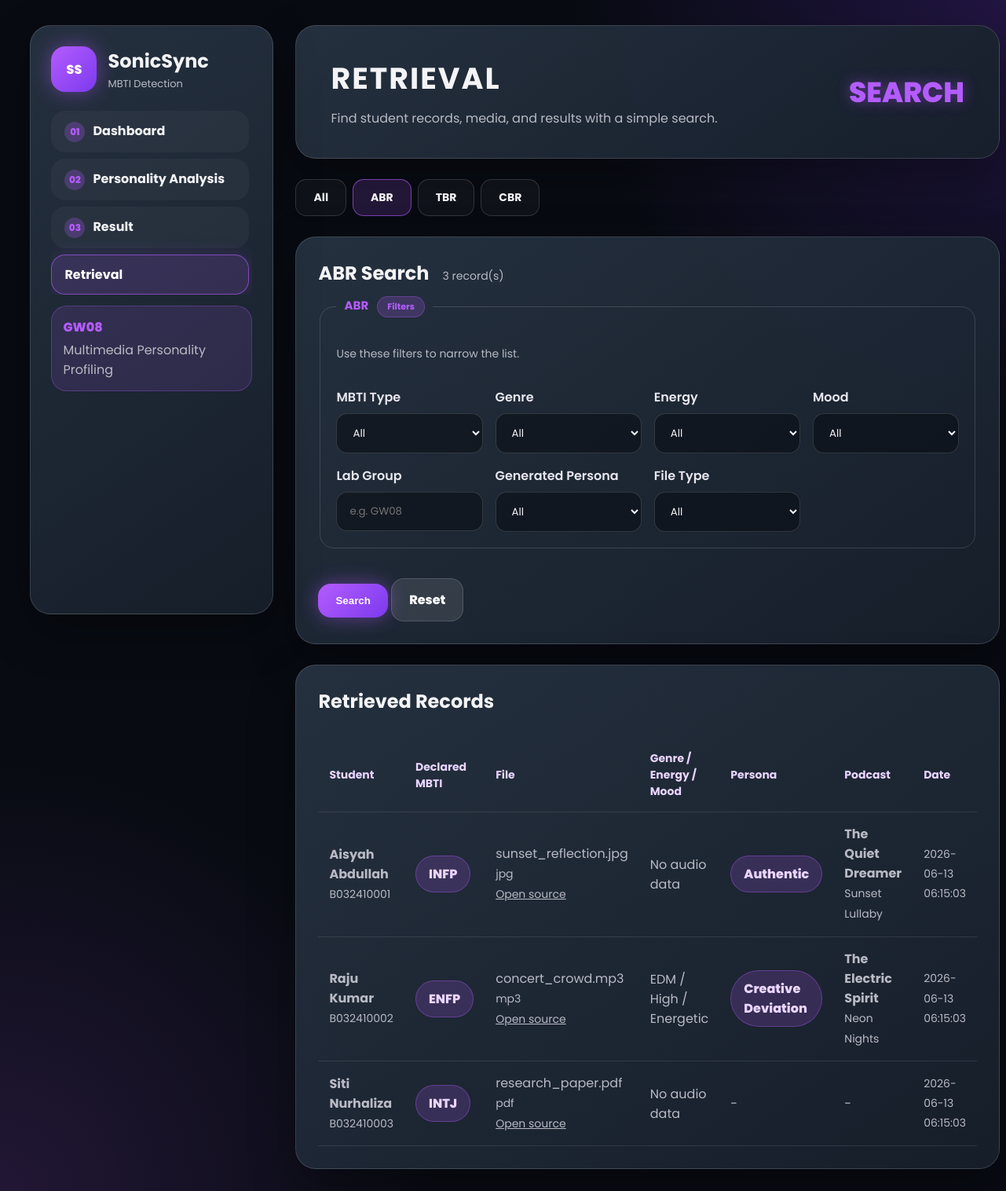
Screenshot of /retrieval.php?mode=abr with the database file from the repository.
### tables this page shows
CREATE TABLE student (
    student_id VARCHAR(50) PRIMARY KEY,
    name VARCHAR(100) NOT NULL,
    matric_no VARCHAR(20) DEFAULT '',
    phone_no VARCHAR(20) DEFAULT '',
    lab_group VARCHAR(50) DEFAULT '',
    mbti_type VARCHAR(10) DEFAULT '',
    life_value TEXT,
    preferred_podcast_tone VARCHAR(50) DEFAULT ''
);

CREATE TABLE multimedia_asset (
    asset_id INT AUTO_INCREMENT PRIMARY KEY,
    student_id VARCHAR(50) NOT NULL,
    file_name VARCHAR(255) NOT NULL,
    file_type VARCHAR(30) NOT NULL,
    file_size INT NOT NULL,
    file_path VARCHAR(255) NOT NULL,
    description TEXT,
    tags VARCHAR(500) DEFAULT '',
    media_category VARCHAR(30) NOT NULL,
    upload_date TIMESTAMP DEFAULT CURRENT_TIMESTAMP,
    FOREIGN KEY (student_id) REFERENCES student(student_id)
);

CREATE TABLE recommendation_result (
    result_id INT AUTO_INCREMENT PRIMARY KEY,
    student_id VARCHAR(50) NOT NULL,
    audio_id INT DEFAULT NULL,
    predicted_mbti VARCHAR(10) DEFAULT '',
    generated_persona VARCHAR(100) DEFAULT '',
    podcast_title VARCHAR(255) DEFAULT '',
    podcast_script TEXT,
    recommended_song VARCHAR(255) DEFAULT '',
    recommended_podcast VARCHAR(255) DEFAULT '',
    generated_date TIMESTAMP DEFAULT CURRENT_TIMESTAMP,
    FOREIGN KEY (student_id) REFERENCES student(student_id),
    FOREIGN KEY (audio_id) REFERENCES audio_metadata(audio_id)
);

CREATE TABLE audio_metadata (
    audio_id INT AUTO_INCREMENT PRIMARY KEY,
    asset_id INT NOT NULL,
    song_title VARCHAR(255) DEFAULT '',
    artist_or_creator VARCHAR(255) DEFAULT '',
    duration INT DEFAULT 0,
    energy_level VARCHAR(20) DEFAULT '',
    mood_type VARCHAR(50) DEFAULT '',
    lyrics_keywords TEXT,
    genre VARCHAR(50) DEFAULT '',
    tempo_bpm DECIMAL(8,2) DEFAULT NULL,
    rms_energy DECIMAL(10,6) DEFAULT NULL,
    spectral_centroid DECIMAL(10,2) DEFAULT NULL,
    zero_crossing_rate DECIMAL(10,6) DEFAULT NULL,
    tempo_category VARCHAR(20) DEFAULT '',
    personality_tendency VARCHAR(100) DEFAULT '',
    audio_features_json TEXT,
    analysis_status VARCHAR(255) DEFAULT '',
    analyzed_at DATETIME DEFAULT NULL,
    FOREIGN KEY (asset_id) REFERENCES multimedia_asset(asset_id)
);

### retrieval.php (the view, shortened to what this page needs)
<?php
include 'includes/db.php';
$mode = $_GET['mode'] ?? 'all';
$lab_group = trim($_GET['lab_group'] ?? '');
$base_sql = "
    SELECT s.student_id, s.name AS student_name, s.matric_no, s.mbti_type AS declared_mbti, s.lab_group,
           ma.asset_id, ma.file_name, ma.file_type, ma.file_size, ma.file_path, ma.description, ma.tags, ma.media_category, ma.upload_date,
           am.audio_id, am.song_title, am.artist_or_creator, am.duration, am.energy_level, am.mood_type, am.lyrics_keywords, am.genre,
           rr.result_id, rr.generated_persona, rr.podcast_title, rr.podcast_script, rr.recommended_song, rr.recommended_podcast, rr.generated_date
    FROM student s
    LEFT JOIN multimedia_asset ma ON s.student_id = ma.student_id
    LEFT JOIN audio_metadata am ON ma.asset_id = am.asset_id
    LEFT JOIN recommendation_result rr ON s.student_id = rr.student_id
";
$count_sql = "
    SELECT COUNT(*) AS total
    FROM student s
    LEFT JOIN multimedia_asset ma ON s.student_id = ma.student_id
    LEFT JOIN audio_metadata am ON ma.asset_id = am.asset_id
    LEFT JOIN recommendation_result rr ON s.student_id = rr.student_id
";
$where_clause = '';
$stmt = $conn->prepare($count_sql . $where_clause);
$stmt->execute();
$total = $stmt->get_result()->fetch_assoc()['total'];
$stmt = $conn->prepare($base_sql . $where_clause . ' ORDER BY s.student_id, ma.upload_date DESC');
$stmt->execute();
$results = $stmt->get_result();
?>
<?php include 'includes/header.php'; ?>
<section class="hero">
    <div>
        <h1>Retrieval</h1>
        <p>Find student records, media, and results with a simple search.</p>
    </div>
    <div class="tag">SEARCH</div>
</section>
<div class="retrieval-tabs">
    <a class="tab <?= $mode === 'all' ? 'active' : '' ?>" href="?mode=all">All</a>
    <a class="tab <?= $mode === 'abr' ? 'active' : '' ?>" href="?mode=abr">ABR</a>
    <a class="tab <?= $mode === 'tbr' ? 'active' : '' ?>" href="?mode=tbr">TBR</a>
    <a class="tab <?= $mode === 'cbr' ? 'active' : '' ?>" href="?mode=cbr">CBR</a>
</div>
<section class="form-card">
    <h2>
        <?= strtoupper($mode === 'all' ? 'All' : $mode) ?> Search
        <?php if ($total): ?><span class="result-count"><?= $total ?> record(s)</span><?php endif; ?>
    </h2>
    <form method="GET">
        <?php if ($mode === 'abr' || $mode === 'all'): ?>
        <fieldset class="retrieval-fieldset">
            <legend>ABR <span class="module-tag abr">Filters</span></legend>
            <p class="small-text">Use these filters to narrow the list.</p>
            <div class="grid-4">
                <div>
                    <label>MBTI Type</label>
                    <select name="mbti_filter">
                        <option value="">All</option>
                    </select>
                </div>
                <div>
                    <label>Genre</label>
                    <select name="genre_filter">
                        <option value="">All</option>
                    </select>
                </div>
                <div>
                    <label>Energy</label>
                    <select name="energy_filter">
                        <option value="">All</option>
                    </select>
                </div>
                <div>
                    <label>Mood</label>
                    <select name="mood_filter">
                        <option value="">All</option>
                    </select>
                </div>
            </div>
            <div class="grid-4">
                <div>
                    <label>Lab Group</label>
                    <input type="text" name="lab_group" value="<?= htmlspecialchars($lab_group) ?>" placeholder="e.g. GW08">
                </div>
                <div>
                    <label>Generated Persona</label>
                    <select name="persona_filter">
                        <option value="">All</option>
                    </select>
                </div>
                <div>
                    <label>File Type</label>
                    <select name="file_type_filter">
                        <option value="">All</option>
                    </select>
                </div>
            </div>
        </fieldset>
        <?php endif; ?>
        <button class="btn" type="submit">Search</button>
        <a class="btn secondary" href="retrieval.php">Reset</a>
    </form>
</section>
<section class="table-card">
    <h2>Retrieved Records</h2>
    <div class="table-wrap">
        <table>
            <tr>
                <th>Student</th>
                <th>Declared MBTI</th>
                <th>File</th>
                <th>Genre / Energy / Mood</th>
                <th>Persona</th>
                <th>Podcast</th>
                <th>Date</th>
            </tr>
            <?php if ($results && $results->num_rows > 0): ?>
                <?php while ($row = $results->fetch_assoc()): ?>
                <tr>
                    <td>
                        <strong><?= htmlspecialchars($row['student_name']) ?></strong><br>
                        <span class="small-text"><?= htmlspecialchars($row['student_id']) ?></span>
                    </td>
                    <td><span class="result-badge"><?= htmlspecialchars($row['declared_mbti'] ?: '-') ?></span></td>
                    <td>
                        <?= htmlspecialchars($row['file_name'] ?: '-') ?><br>
                        <span class="small-text"><?= htmlspecialchars($row['file_type'] ?? '') ?></span>
                        <?php if (!empty($row['file_path'])): ?>
                            <br><a class="small-text" href="<?= htmlspecialchars($row['file_path']) ?>" target="_blank" rel="noopener">Open source</a>
                        <?php endif; ?>
                    </td>
                    <td>
                        <?php if ($row['genre']): ?>
                            <?= htmlspecialchars($row['genre']) ?> /
                            <?= htmlspecialchars($row['energy_level'] ?? '-') ?> /
                            <?= htmlspecialchars($row['mood_type'] ?? '-') ?>
                        <?php else: ?>
                            <span class="muted">No audio data</span>
                        <?php endif; ?>
                    </td>
                    <td>
                        <?php if ($row['generated_persona']): ?>
                            <span class="result-badge"><?= htmlspecialchars($row['generated_persona']) ?></span>
                        <?php else: ?>
                            <span class="muted">-</span>
                        <?php endif; ?>
                    </td>
                    <td>
                        <?php if ($row['podcast_title']): ?>
                            <strong><?= htmlspecialchars($row['podcast_title']) ?></strong><br>
                            <span class="small-text"><?= htmlspecialchars($row['recommended_song'] ?: '') ?></span>
                        <?php else: ?>
                            <span class="muted">-</span>
                        <?php endif; ?>
                    </td>
                    <td class="small-text"><?= htmlspecialchars($row['generated_date'] ?? $row['upload_date'] ?? '') ?></td>
                </tr>
                <?php endwhile; ?>
            <?php else: ?>
                <tr><td colspan="7">No records match the current search.</td></tr>
            <?php endif; ?>
        </table>
    </div>
</section>
<?php include 'includes/footer.php'; ?>

### assets/css/style.css (style rules this page uses)
:root { --bg: #080b12; --panel: #202935; --panel-light: #263241; --border: rgba(255,255,255,0.14); --text: #f4f4f7; --muted: #b9bac4; --purple: #b45cff; --purple-2: #7c3aed; --purple-glow: rgba(180,92,255,0.45); --success: #32d583; --warning: #fdb022; --danger: #f97066; }
* { box-sizing: border-box; }
body { margin: 0; font-family: 'Poppins', Arial, sans-serif; color: var(--text); background: radial-gradient(circle at top right, rgba(124,58,237,0.22), transparent 28%), radial-gradient(circle at bottom left, rgba(180,92,255,0.15), transparent 28%), var(--bg); min-height: 100vh; }
.sidebar, .hero, .card, .table-card, .form-card { background: linear-gradient(145deg, rgba(38,50,65,0.96), rgba(23,31,43,0.96)); border: 1px solid var(--border); border-radius: 26px; box-shadow: 0 22px 60px rgba(0,0,0,0.32); }
.hero { padding: 38px 44px; display: flex; align-items: center; justify-content: space-between; min-height: 155px; }
.hero h1 { margin: 0; font-size: 38px; letter-spacing: 2px; text-transform: uppercase; }
.hero .tag { font-size: 36px; font-weight: 800; color: var(--purple); text-shadow: 0 0 18px var(--purple-glow); }
.hero p { color: var(--muted); margin: 10px 0 0; max-width: 760px; }
.card, .form-card, .table-card { padding: 28px; }
.card h3, .form-card h2, .table-card h2 { margin: 0 0 12px; }
label { display: block; margin: 16px 0 8px; color: #e8e7ef; font-weight: 600; }
input, select, textarea { width: 100%; padding: 14px 16px; border-radius: 14px; border: 1px solid rgba(255,255,255,0.14); background: rgba(8,11,18,0.55); color: var(--text); font-family: inherit; outline: none; }
.btn { display: inline-flex; align-items: center; justify-content: center; gap: 8px; margin-top: 18px; padding: 14px 22px; border: none; border-radius: 16px; background: linear-gradient(135deg, var(--purple), var(--purple-2)); color: white; font-weight: 800; cursor: pointer; text-decoration: none; box-shadow: 0 0 24px var(--purple-glow); }
.btn.secondary { background: rgba(255,255,255,0.1); box-shadow: none; border: 1px solid var(--border); }
.result-badge { display: inline-block; padding: 10px 16px; border-radius: 999px; background: rgba(180,92,255,0.18); color: #ead5ff; border: 1px solid rgba(180,92,255,0.35); font-weight: 800; }
.table-wrap { overflow-x: auto; }
table { width: 100%; border-collapse: collapse; margin-top: 18px; }
th, td { padding: 15px 14px; text-align: left; border-bottom: 1px solid rgba(255,255,255,0.1); }
th { color: #e9d5ff; font-size: 14px; }
td { color: var(--muted); }
.small-text { color: var(--muted); font-size: 14px; line-height: 1.8; }
.retrieval-tabs { display: flex; gap: 8px; }
.retrieval-tabs .tab { padding: 12px 22px; border-radius: 14px; border: 1px solid var(--border); background: rgba(255,255,255,0.035); color: var(--text); text-decoration: none; font-weight: 700; transition: 0.2s; font-size: 14px; }
.retrieval-tabs .tab.active, .retrieval-tabs .tab:hover { border-color: rgba(180,92,255,0.6); background: rgba(180,92,255,0.16); }
.retrieval-fieldset { border: 1px solid var(--border); border-radius: 18px; padding: 20px; margin-bottom: 20px; }
.retrieval-fieldset legend { font-weight: 700; color: var(--purple); padding: 0 10px; font-size: 15px; }
.grid-4 { display: grid; grid-template-columns: repeat(4, 1fr); gap: 16px; }
.result-count { font-size: 14px; color: var(--muted); font-weight: 400; margin-left: 12px; }
.muted { color: var(--muted); }
.module-tag { display: inline-block; padding: 4px 12px; border-radius: 999px; font-size: 11px; font-weight: 700; margin-left: 8px; }
.module-tag.abr { background: rgba(180,92,255,0.2); color: var(--purple); border: 1px solid rgba(180,92,255,0.3); }

### rows the page displays
student: name "Aisyah Abdullah", student_id "B032410001", mbti_type "INFP", multimedia_asset.file_name "sunset_reflection.jpg", multimedia_asset.file_type "jpg", shows "No audio data", recommendation_result.generated_persona "Authentic", recommendation_result.podcast_title "The Quiet Dreamer", recommendation_result.recommended_song "Sunset Lullaby", recommendation_result.generated_date "2026-06-13 06:15:03"
student: name "Raju Kumar", student_id "B032410002", mbti_type "ENFP", multimedia_asset.file_name "concert_crowd.mp3", multimedia_asset.file_type "mp3", audio_metadata.genre "EDM", audio_metadata.energy_level "High", audio_metadata.mood_type "Energetic", recommendation_result.generated_persona "Creative Deviation", recommendation_result.podcast_title "The Electric Spirit", recommendation_result.recommended_song "Neon Nights", recommendation_result.generated_date "2026-06-13 06:15:03"
multimedia_asset: student.name "Siti Nurhaliza", student.student_id "B032410003", student.mbti_type "INTJ", file_name "research_paper.pdf", file_type "pdf", shows "No audio data", upload_date "2026-06-13 06:15:03"

### other values shown
$p['step'] "01"
$p['label'] "Dashboard"
$p['step'] "02"
$p['label'] "Personality Analysis"
$p['step'] "03"
$p['label'] "Result"
$p['label'] "Retrieval"
$mode === 'all' ? 'All' : $mode "ABR"
$total "3"
